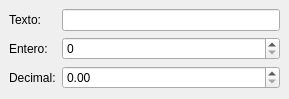
<?xml version="1.0" encoding="UTF-8"?>
<ui version="4.0">
 <class>MainWindow</class>
 <widget class="QMainWindow" name="MainWindow">
  <property name="geometry">
   <rect>
    <x>0</x>
    <y>0</y>
    <width>289</width>
    <height>99</height>
   </rect>
  </property>
  <property name="windowTitle">
   <string>Layout Formulario</string>
  </property>
  <widget class="QWidget" name="centralwidget">
   <layout class="QGridLayout" name="gridLayout">
    <item row="0" column="1">
     <widget class="QLineEdit" name="lineEdit"/>
    </item>
    <item row="1" column="1">
     <widget class="QSpinBox" name="spinBox"/>
    </item>
    <item row="0" column="0">
     <widget class="QLabel" name="label">
      <property name="text">
       <string>Texto:</string>
      </property>
     </widget>
    </item>
    <item row="1" column="0">
     <widget class="QLabel" name="label_2">
      <property name="text">
       <string>Entero:</string>
      </property>
     </widget>
    </item>
    <item row="2" column="0">
     <widget class="QLabel" name="label_3">
      <property name="text">
       <string>Decimal:</string>
      </property>
     </widget>
    </item>
    <item row="2" column="1">
     <widget class="QDoubleSpinBox" name="doubleSpinBox"/>
    </item>
   </layout>
  </widget>
 </widget>
 <resources/>
 <connections/>
</ui>
